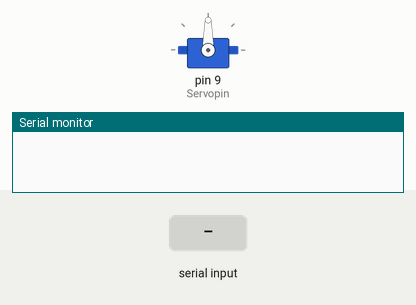
The sketch below on a simulated Arduino Uno, built with avr-gcc and run on an emulated ATmega328P. Parts: servo, the last lines printed to the serial monitor. Inputs (shaded band) come from the test bench.

Above: at 1.2 s.
1.3 s: "0" received over the second serial link
At 1.7 s:
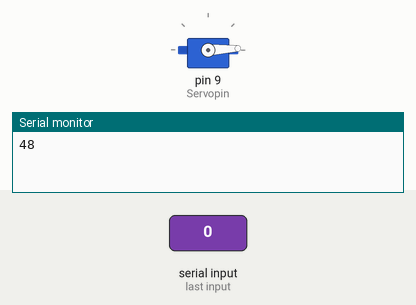
2.8 s: "1" received over the second serial link
At 4.0 s:
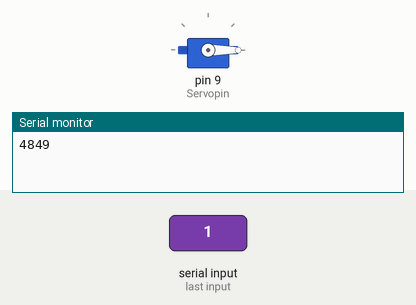
Timing chart, 0 to 5.8 s (numbered marks = the images above; inputs shaded):
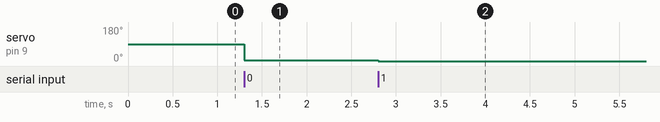

Measured:
- after the input at 1.3 s, servo on pin 9 (Servopin): 90° → 3° at once
- after the input at 2.8 s, servo on pin 9 (Servopin): 3° → 0° at once

The sketch:

DPDT_Servo_Control.ino
```cpp
#include <SoftwareSerial.h>

#include<Servo.h>
int Tilt_angle=0;
SoftwareSerial blue(10,11);//rx,tx
#define Servopin 9 //header
int a;
Servo pitch;

void setup()
{
  // put your setup code here, to run once:
Serial.begin(9600);
blue.begin(9600);
pitch.attach(Servopin);

}

void loop()
{

  if(blue.available())
  {
    a=blue.read();
    Serial.print(a);
  // put your main code here, to run repeatedly:
  if(a==48)
  {
  Tilt_angle = Tilt_angle + 3;
  pitch.write(Tilt_angle);
  delay(50);
  }

  else if(a==49)
  {
  Tilt_angle = Tilt_angle - 3;
  pitch.write(Tilt_angle);
  delay(50);
  }
 }


}
```
